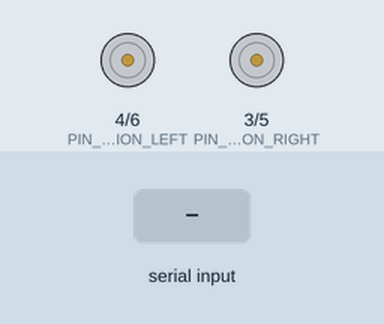
The sketch below on a simulated Arduino Uno, built with avr-gcc and run on an emulated ATmega328P. On the bench: direction and speed pins drawn as motors (green arrow = direction pin HIGH = forward, orange = LOW = backward, longer = more drive). The test bench sets the inputs (shaded band).

Above: at 1.2 s.
1.3 s: "1" received over Serial
At 2.4 s:
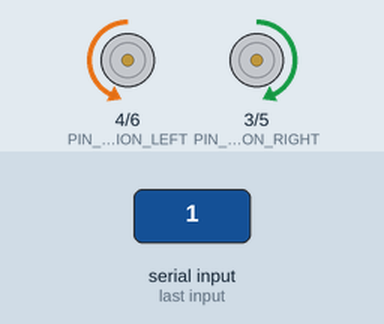
2.8 s: "2" received over Serial
At 3.5 s:
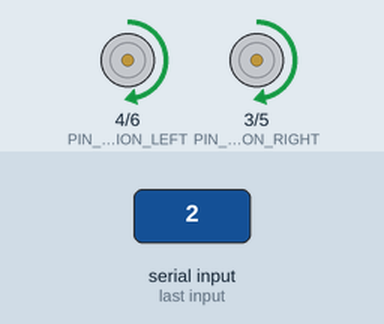
4.3 s: "3" received over Serial
At 4.7 s:
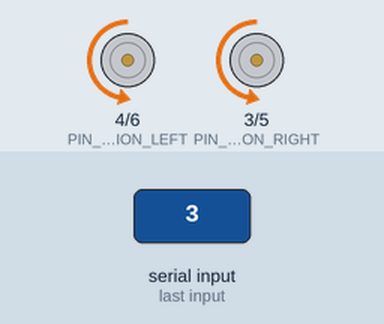
5.8 s: "4" received over Serial
At 7.0 s:
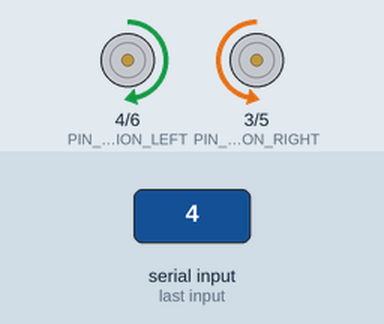
7.3 s: "5" received over Serial
At 8.1 s:
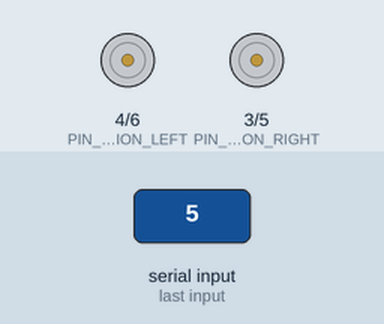
Timing chart, 0 to 9.8 s (numbered marks = the images above; inputs shaded):
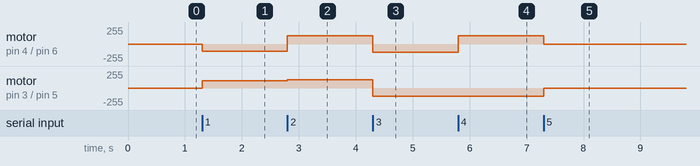

The sketch:

robot.ino
```cpp
#define PIN_DIRECTION_RIGHT 3
#define PIN_DIRECTION_LEFT  4
#define PIN_MOTOR_PWM_RIGHT 5
#define PIN_MOTOR_PWM_LEFT  6

void setup() {
  Serial.begin(19200);
  Serial.flush();
  pinMode(PIN_DIRECTION_LEFT, OUTPUT);
  pinMode(PIN_MOTOR_PWM_LEFT, OUTPUT);
  pinMode(PIN_DIRECTION_RIGHT, OUTPUT);
  pinMode(PIN_MOTOR_PWM_RIGHT, OUTPUT);
}

boolean isRunning = true;

void motorRun(int speedl, int speedr) {
  int dirL = 0, dirR = 0;
  if (speedl > 0) {
    dirL = 0;
  }
  else {
    dirL = 1;
    speedl = -speedl;
  }
  if (speedr > 0) {
    dirR = 1;
  }
  else {
    dirR = 0;
    speedr = -speedr;
  }
  digitalWrite(PIN_DIRECTION_LEFT, dirL);
  digitalWrite(PIN_DIRECTION_RIGHT, dirR);
  analogWrite(PIN_MOTOR_PWM_LEFT, speedl);
  analogWrite(PIN_MOTOR_PWM_RIGHT, speedr);
}

void runRobot() {
    if(Serial.available() > 0) {
    //FRONT
      int val = Serial.read();
      if(val == '1') {
        motorRun(110, 110);
        Serial.flush();
      }
      // LEFT
      if(val == '2') {
        motorRun(-125, 125);
        Serial.flush();
      }
      //RIGHT
      if(val == '3') {
        motorRun(125, -125);
        Serial.flush();
      }
      //BACK
      if(val == '4') {
        motorRun(-125, -125);
        Serial.flush();
      }
      //STOP
      if(val == '5') {
        motorRun(0, 0);
        Serial.flush();
      }
      if(val == '9') {
        isRunning = false;
        Serial.flush();
      }
  }
}


void loop() {
  while(isRunning) {
    runRobot();
  }
}
```

Measured:
- after the input at 1.3 s, motor on pin 4 (PIN_DIRECTION_LEFT) / pin 6 (PIN_MOTOR_PWM_LEFT): stopped → backward 110/255 at once; motor on pin 3 (PIN_DIRECTION_RIGHT) / pin 5 (PIN_MOTOR_PWM_RIGHT): stopped → forward 110/255 at once
- after the input at 2.8 s, motor on pin 4 (PIN_DIRECTION_LEFT) / pin 6 (PIN_MOTOR_PWM_LEFT): backward 110/255 → forward 125/255 at once; motor on pin 3 (PIN_DIRECTION_RIGHT) / pin 5 (PIN_MOTOR_PWM_RIGHT): forward 110/255 → forward 125/255 at once
- after the input at 4.3 s, motor on pin 4 (PIN_DIRECTION_LEFT) / pin 6 (PIN_MOTOR_PWM_LEFT), motor on pin 3 (PIN_DIRECTION_RIGHT) / pin 5 (PIN_MOTOR_PWM_RIGHT): forward 125/255 → backward 125/255 at once
- after the input at 5.8 s, motor on pin 4 (PIN_DIRECTION_LEFT) / pin 6 (PIN_MOTOR_PWM_LEFT): backward 125/255 → forward 125/255 at once
- after the input at 7.3 s, motor on pin 4 (PIN_DIRECTION_LEFT) / pin 6 (PIN_MOTOR_PWM_LEFT): forward 125/255 → stopped at once; motor on pin 3 (PIN_DIRECTION_RIGHT) / pin 5 (PIN_MOTOR_PWM_RIGHT): backward 125/255 → stopped at once
